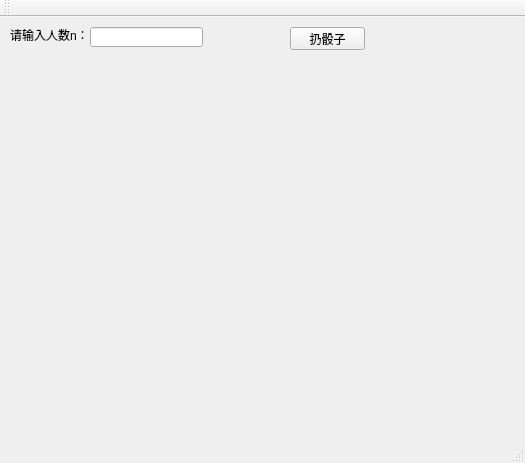
<?xml version="1.0" encoding="UTF-8"?>
<ui version="4.0">
 <class>JosephCircle</class>
 <widget class="QMainWindow" name="JosephCircle">
  <property name="geometry">
   <rect>
    <x>0</x>
    <y>0</y>
    <width>525</width>
    <height>463</height>
   </rect>
  </property>
  <property name="windowTitle">
   <string>JosephCircle</string>
  </property>
  <widget class="QWidget" name="centralWidget">
   <widget class="QLabel" name="label">
    <property name="geometry">
     <rect>
      <x>10</x>
      <y>10</y>
      <width>81</width>
      <height>16</height>
     </rect>
    </property>
    <property name="text">
     <string>请输入人数n：</string>
    </property>
   </widget>
   <widget class="QLineEdit" name="lineEdit">
    <property name="geometry">
     <rect>
      <x>90</x>
      <y>10</y>
      <width>113</width>
      <height>20</height>
     </rect>
    </property>
   </widget>
   <widget class="QPushButton" name="pushButton">
    <property name="geometry">
     <rect>
      <x>290</x>
      <y>10</y>
      <width>75</width>
      <height>23</height>
     </rect>
    </property>
    <property name="text">
     <string>扔骰子</string>
    </property>
   </widget>
  </widget>
  <widget class="QToolBar" name="mainToolBar">
   <attribute name="toolBarArea">
    <enum>TopToolBarArea</enum>
   </attribute>
   <attribute name="toolBarBreak">
    <bool>false</bool>
   </attribute>
  </widget>
  <widget class="QStatusBar" name="statusBar"/>
 </widget>
 <layoutdefault spacing="6" margin="11"/>
 <resources/>
 <connections/>
</ui>
